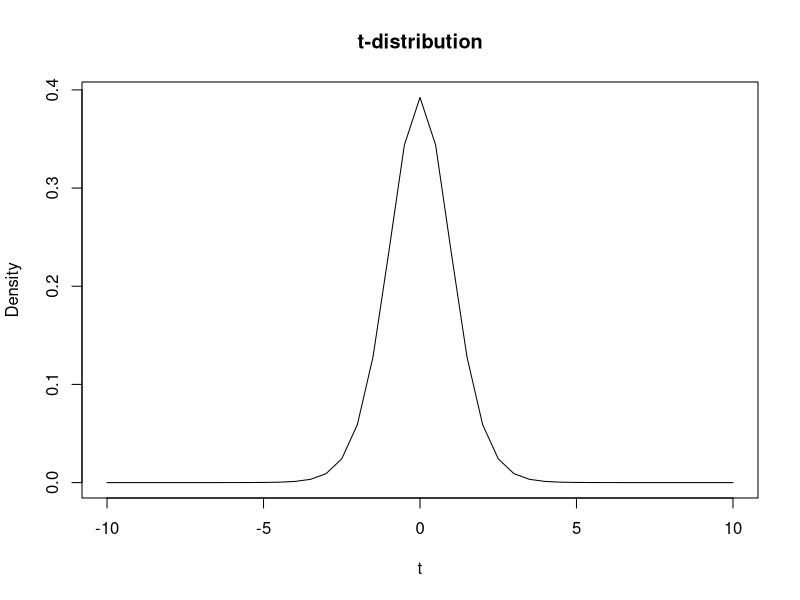
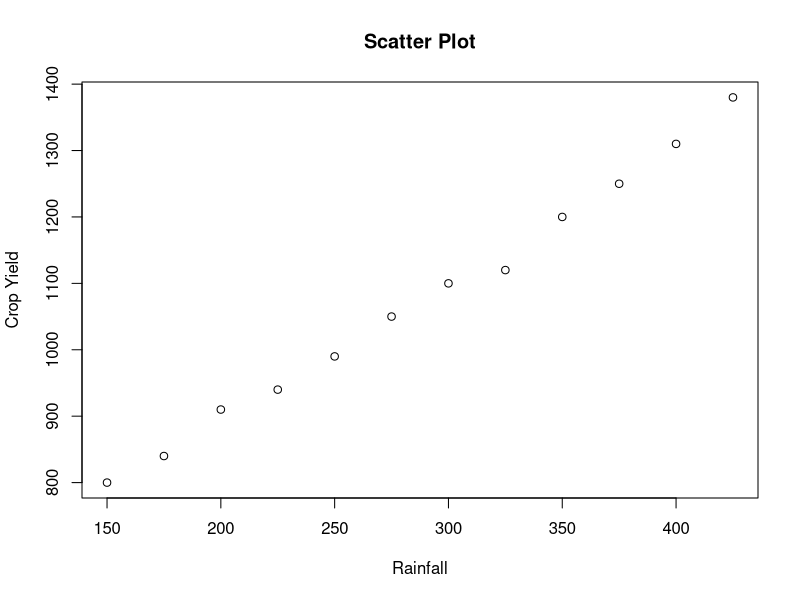
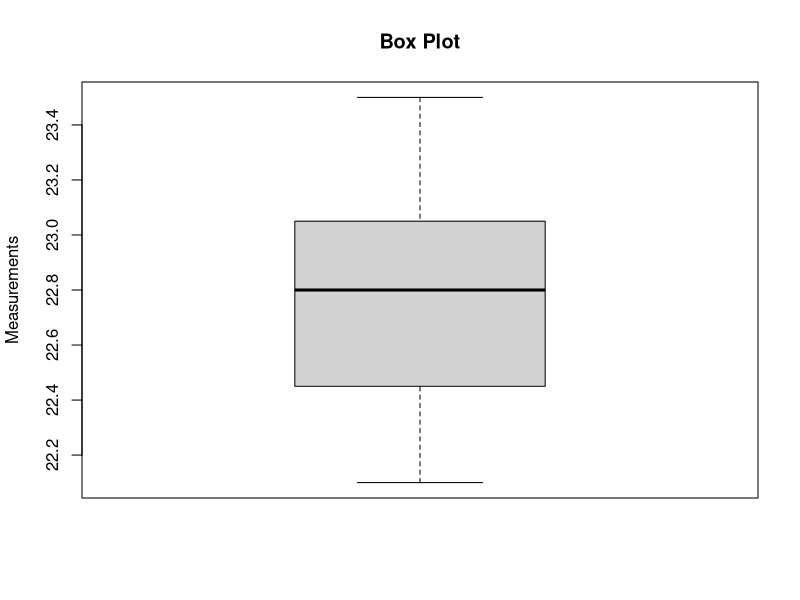

Source code (R) for these figures, in order:
##Slip - 3
##Q.1 - (A)
Price_A = seq(1550,3950,length.out=25); Price_A

Price_B = 1.12 * Price_A; Price_B

Tax = Price_B - Price_A;
Tax

##Q.1 - (B)

t = seq(-10,10,0.5); t

y = dt(t,15); y

plot(t,y,type="l",main="t-distribution",xlab="t",ylab="Density")

##Q.2 - A
k = qnorm(0.975); k

p = pnorm(2.5) - pnorm(-1.5); 
p

## Q.2 - B 
X = c(150,175,200,225,250,275,300,325,350,375,400,425)
Y = c(800,840,910,940,990,1050,1100,1120,1200,1250,1310,1380)

plot(X,Y,main="Scatter Plot",xlab="Rainfall",ylab="Crop Yield")

cor(X,Y)

##Q.3 - A
x = c(70,120,110,101,88,83,95,89,107,125)

t.test(x,mu=100)

##Q.3 - B
x = seq(0,10,length.out=100); x

x[x>2 & x<5]

##Q.4 - A
x = c(22.5,22.8,22.1,23.4,22.9,23.0,22.6,23.2,
      22.4,22.7,23.5,22.2,23.1,22.3,22.8)

stem(x)

boxplot(x,main="Box Plot",ylab="Measurements")

##Q.4 - B
x = c(45,52,38,60,48,55,42,58,50,47,62,54,40,
      56,49,53,44,57,51,46,59,41,61,43,63)

min(x)
max(x)

range = max(x) - min(x); range

coef = (max(x)-min(x))/(max(x)+min(x)); 
coef
